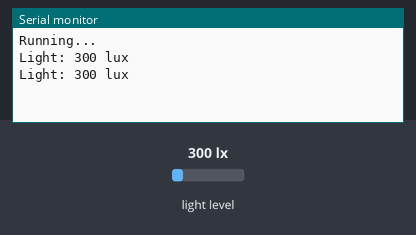
A sketch run on a simulated Arduino Uno, built with avr-gcc and run on an emulated ATmega328P. Parts: the last lines printed to the serial monitor. The test bench sets the inputs (shaded band); at power-on: light level 300 lx.

Above: at 1.8 s.
1.9 s: light level set to 40 lx
At 2.8 s:
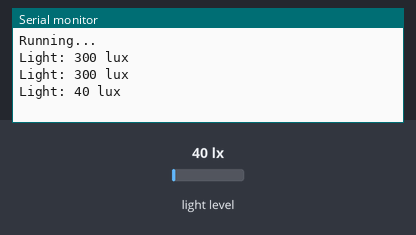
3.4 s: light level set to 500 lx
At 4.8 s:
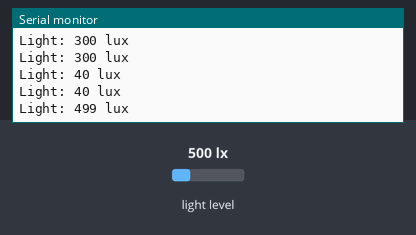
Timing chart, 0 to 6.4 s (numbered marks = the images above; inputs shaded):
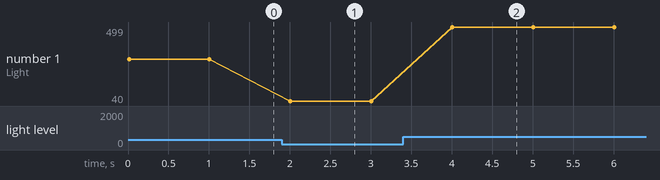

Measured:
- after the input at 1.9 s, the serial monitor: prints a new line after 0.10 s (image 1)
- after the input at 3.4 s, the serial monitor: prints a new line after 0.60 s (image 2)
- plotted number 1: 300 → 40 after the input at 1.9 s, 40 → 499 after the input at 3.4 s

The sketch:

smoke_sensor.ino
```cpp
#include <Wire.h> //include the wire.h library link is in the description
#include <BH1750.h> // include bh1750 library link in the description


BH1750 lightMeter;


void setup(){
  Serial.begin(9600);// serial moniter boardrate
  lightMeter.begin();
  Serial.println("Running...");//serial print when its starts running the program
}


void loop() {
  uint16_t lux = lightMeter.readLightLevel();// calculation of lux value
  Serial.print("Light: ");//serial print light
  Serial.print(lux);
  Serial.println(" lux");//units of light is lux serial print lux
  delay(1000);
}
```
